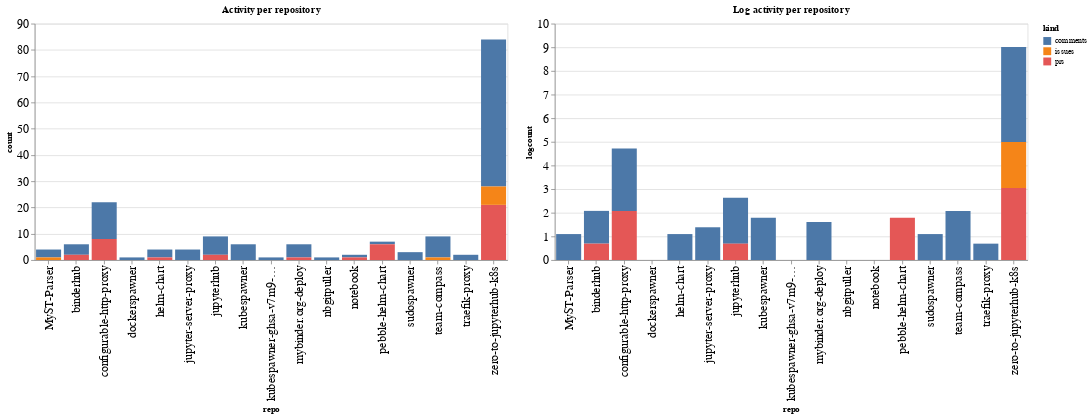

Source (notebook cell):
### Code cell
ch1 = alt.Chart(repo_summaries, width=600, title="Activity per repository").mark_bar().encode(
    x='repo',
    y='count',
    color='kind',
    tooltip="kind"
)

ch2 = alt.Chart(repo_summaries, width=600, title="Log activity per repository").mark_bar().encode(
    x='repo',
    y='logcount',
    color='kind',
    tooltip="kind"
)

ch1 | ch2

### Figure 1 — Vega-Lite specification as saved in the notebook (floating-point values rounded to 4 significant figures)
{"config": {"axisLeft": {"labelFontSize": 15}, "axisBottom": {"labelFontSize": 15}}, "hconcat": [{"mark": "bar", "encoding": {"color": {"type": "nominal", "field": "kind"}, "tooltip": {"type": "nominal", "field": "kind"}, "x": {"type": "nominal", "field": "repo"}, "y": {"type": "quantitative", "field": "count"}}, "title": "Activity per repository", "width": 600}, {"mark": "bar", "encoding": {"color": {"type": "nominal", "field": "kind"}, "tooltip": {"type": "nominal", "field": "kind"}, "x": {"type": "nominal", "field": "repo"}, "y": {"type": "quantitative", "field": "logcount"}}, "title": "Log activity per repository", "width": 600}], "data": {"name": "data-055ffec6bddb2c80842f578688c21b4d"}, "$schema": "https://vega.github.io/schema/vega-lite/v4.8.1.json", "datasets": {"data-055ffec6bddb2c80842f578688c21b4d": [{"repo": "MyST-Parser", "kind": "comments", "count": 3, "logcount": 1.099}, {"repo": "MyST-Parser", "kind": "issues", "count": 1, "logcount": 0.0}, {"repo": "binderhub", "kind": "comments", "count": 4, "logcount": 1.386}, {"repo": "binderhub", "kind": "prs", "count": 2, "logcount": 0.6931}, {"repo": "configurable-http-proxy", "kind": "comments", "count": 14, "logcount": 2.639}, {"repo": "configurable-http-proxy", "kind": "prs", "count": 8, "logcount": 2.079}, {"repo": "dockerspawner", "kind": "comments", "count": 1, "logcount": 0.0}, {"repo": "helm-chart", "kind": "comments", "count": 3, "logcount": 1.099}, {"repo": "helm-chart", "kind": "prs", "count": 1, "logcount": 0.0}, {"repo": "jupyter-server-proxy", "kind": "comments", "count": 4, "logcount": 1.386}, {"repo": "jupyterhub", "kind": "comments", "count": 7, "logcount": 1.946}, {"repo": "jupyterhub", "kind": "prs", "count": 2, "logcount": 0.6931}, {"repo": "kubespawner", "kind": "comments", "count": 6, "logcount": 1.792}, {"repo": "kubespawner-ghsa-v7m9-9497-p9gr", "kind": "comments", "count": 1, "logcount": 0.0}, {"repo": "mybinder.org-deploy", "kind": "comments", "count": 5, "logcount": 1.609}, {"repo": "mybinder.org-deploy", "kind": "prs", "count": 1, "logcount": 0.0}, {"repo": "nbgitpuller", "kind": "comments", "count": 1, "logcount": 0.0}, {"repo": "notebook", "kind": "comments", "count": 1, "logcount": 0.0}, {"repo": "notebook", "kind": "prs", "count": 1, "logcount": 0.0}, {"repo": "pebble-helm-chart", "kind": "comments", "count": 1, "logcount": 0.0}, {"repo": "pebble-helm-chart", "kind": "prs", "count": 6, "logcount": 1.792}, {"repo": "sudospawner", "kind": "comments", "count": 3, "logcount": 1.099}, {"repo": "team-compass", "kind": "comments", "count": 8, "logcount": 2.079}, {"repo": "team-compass", "kind": "issues", "count": 1, "logcount": 0.0}, {"repo": "traefik-proxy", "kind": "comments", "count": 2, "logcount": 0.6931}, {"repo": "zero-to-jupyterhub-k8s", "kind": "comments", "count": 56, "logcount": 4.025}, {"repo": "zero-to-jupyterhub-k8s", "kind": "issues", "count": 7, "logcount": 1.946}, {"repo": "zero-to-jupyterhub-k8s", "kind": "prs", "count": 21, "logcount": 3.045}]}}
